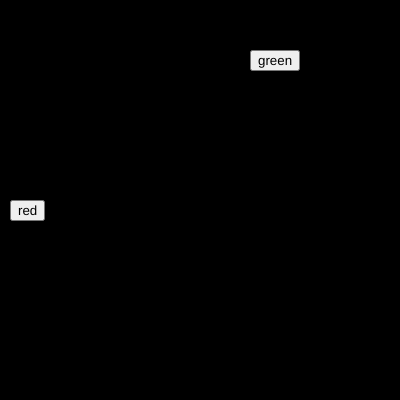
Frame 1 (no input)
Frame 60 (no input): identical to frame 1, image omitted
Frame 120 (the mouse pressed at the canvas centre since frame 60): identical to frame 1, image omitted

The p5.js sketch that drew this single still picture (run headless with seeded random() and noise() and a simulated clock; from frame 60 on, the mouse is pressed at the canvas centre):

// p5.js sketch
// ── sketch.js
var btn_red;
var btn_green;

var r = 0;
var g = 0;
var b = 0;

function setup() {
  createCanvas(400, 400); 
  btn_red = createButton("red")
  btn_red.position (10,200);
  btn_red.mousePressed(red_bg);
  btn_green = createButton("green")
  btn_green.position (250,50);
  btn_green.mousePressed(green_bg);



}

function draw() {
  background(r,g,b);
}
function red_bg(){
r = 255;
g = 0;
b = 0;
}
function green_bg(){
  r = 0;
  g = 255;
  b = 0;
  } 
